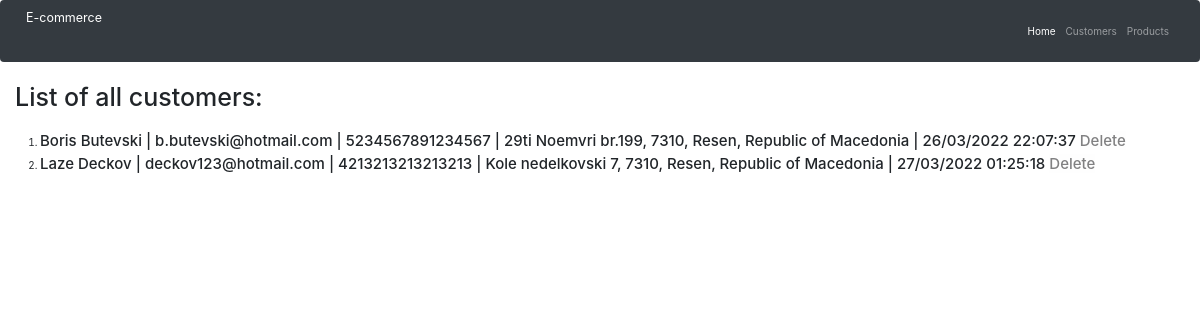
/customers, run on an earlier commit of the app's database.
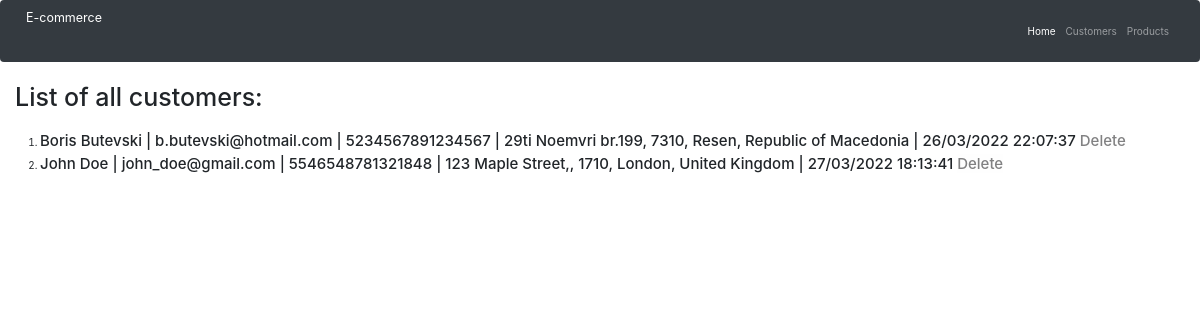
And on a later commit of the database.
### main.py (models this page shows)
class Customer(db.Model):
    id = db.Column(db.Integer, primary_key=True)
    first_name = db.Column(db.String(250), nullable=False, unique=False)
    last_name = db.Column(db.String(250), nullable=False, unique=False)
    email = db.Column(db.String(250), nullable=False, unique=False)
    credit_card = db.Column(db.Integer, nullable=True, unique=False)
    date = db.Column(db.String(250), nullable=False, unique=False)
    address = db.Column(db.String(250), nullable=False, unique=True)

### main.py (the view)
@app.route("/customers")
def customers():
    all_customers = db.session.query(Customer).all()
    db.session.commit()
    return render_template('customers.html',all_customers=all_customers)

### templates/customers.html (shortened to what this page needs)
{% extends 'bootstrap/base.html' %}
{% import "bootstrap/wtf.html" as wtf %}
{% block styles %}
  {{ super() }}
  <link rel="stylesheet" href="https://cdn.jsdelivr.net/npm/bootstrap@4.0.0/dist/css/bootstrap.min.css">
{% endblock %}
{% block content %}
    <nav class="navbar navbar-expand-lg navbar-dark bg-dark">
        <a class="navbar-brand" href="{{url_for('home')}}">E-commerce</a>
        <div class="collapse navbar-collapse" id="navbarNavAltMarkup">
            <div class="navbar-nav ml-auto">
                <a class="nav-item nav-link active" href="{{ url_for('home') }}">Home <span class="sr-only">(current)</span></a>
                <a class="nav-item nav-link" href="{{ url_for('customers') }}">Customers</a>
                <a class="nav-item nav-link" href="{{ url_for('products') }}">Products</a>
            </div>
        </div>
    </nav>
    <div class="container-fluid">
        <h1>List of all customers:</h1><br>
    </div>
    {% if not all_customers %}
        <p>The database is empty</p>
    {% else %}
        <ol>
            {% for customer in all_customers %}
                <li>
                    <h4>
                        {{customer['first_name']}}
                        {{customer['last_name']}} | {{customer['email']}} |
                        {{customer['credit_card']}} | {{customer['address']}}  | {{customer['date']}}
                        <a class="alert-light" href="{{ url_for('delete_customer', id=customer.id) }}">   Delete</a>
                    </h4>
                </li>
            {% endfor %}
        </ol>
    {% endif %}
{% endblock %}

What changed in the data, as far as the page shows it:
removed Customer: first_name "Laze", last_name "Deckov", email "deckov123@hotmail.com", credit_card "4213213213213213", address "Kole nedelkovski 7, 7310, Resen, Republic of Macedonia", date "27/03/2022 01:25:18"
added Customer: first_name "John", last_name "Doe", email "john_doe@gmail.com", credit_card "5546548781321848", address "123 Maple Street,, 1710, London, United Kingdom", date "27/03/2022 18:13:41"
